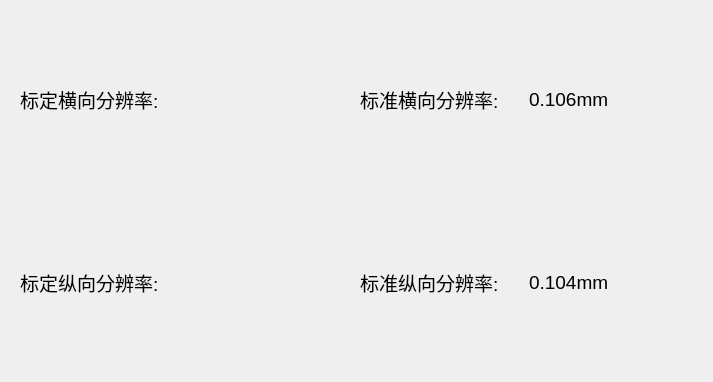
<?xml version="1.0" encoding="UTF-8"?>
<ui version="4.0">
 <class>DotCheckWidget</class>
 <widget class="QWidget" name="DotCheckWidget">
  <property name="geometry">
   <rect>
    <x>0</x>
    <y>0</y>
    <width>713</width>
    <height>382</height>
   </rect>
  </property>
  <property name="windowTitle">
   <string/>
  </property>
  <layout class="QVBoxLayout" name="verticalLayout">
   <item>
    <widget class="QWidget" name="widget" native="true">
     <layout class="QHBoxLayout" name="horizontalLayout">
      <item>
       <widget class="QLabel" name="label">
        <property name="font">
         <font>
          <family>Arial</family>
          <pointsize>14</pointsize>
         </font>
        </property>
        <property name="text">
         <string>标定横向分辨率:</string>
        </property>
       </widget>
      </item>
      <item>
       <widget class="QLabel" name="label_horizon">
        <property name="font">
         <font>
          <family>Arial</family>
          <pointsize>14</pointsize>
         </font>
        </property>
        <property name="text">
         <string/>
        </property>
       </widget>
      </item>
      <item>
       <widget class="QLabel" name="label_3">
        <property name="font">
         <font>
          <family>Arial</family>
          <pointsize>14</pointsize>
         </font>
        </property>
        <property name="text">
         <string>标准横向分辨率:</string>
        </property>
       </widget>
      </item>
      <item>
       <widget class="QLabel" name="label_4">
        <property name="font">
         <font>
          <family>Arial</family>
          <pointsize>14</pointsize>
         </font>
        </property>
        <property name="text">
         <string>0.106mm</string>
        </property>
       </widget>
      </item>
     </layout>
    </widget>
   </item>
   <item>
    <widget class="QWidget" name="widget_2" native="true">
     <layout class="QHBoxLayout" name="horizontalLayout_2">
      <item>
       <widget class="QLabel" name="label_5">
        <property name="font">
         <font>
          <family>Arial</family>
          <pointsize>14</pointsize>
         </font>
        </property>
        <property name="text">
         <string>标定纵向分辨率:</string>
        </property>
       </widget>
      </item>
      <item>
       <widget class="QLabel" name="label_vertical">
        <property name="font">
         <font>
          <family>Arial</family>
          <pointsize>14</pointsize>
         </font>
        </property>
        <property name="text">
         <string/>
        </property>
       </widget>
      </item>
      <item>
       <widget class="QLabel" name="label_7">
        <property name="font">
         <font>
          <family>Arial</family>
          <pointsize>14</pointsize>
         </font>
        </property>
        <property name="text">
         <string>标准纵向分辨率:</string>
        </property>
       </widget>
      </item>
      <item>
       <widget class="QLabel" name="label_8">
        <property name="font">
         <font>
          <family>Arial</family>
          <pointsize>14</pointsize>
         </font>
        </property>
        <property name="text">
         <string>0.104mm</string>
        </property>
       </widget>
      </item>
     </layout>
    </widget>
   </item>
  </layout>
 </widget>
 <resources/>
 <connections/>
</ui>
